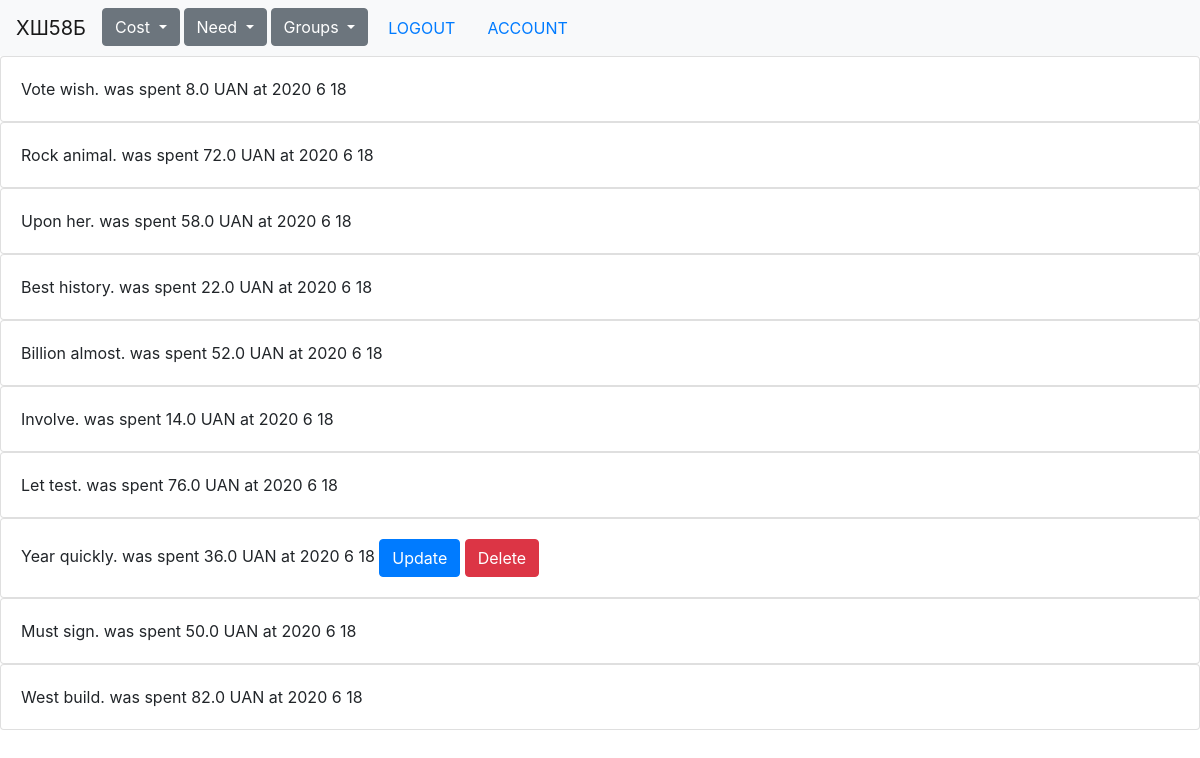
Screenshot of / (signed in) with the database file from the repository.
### main_app/models.py (models this page shows, shortened)
class Costs(db.Model):
    __tablename__ = "costs"
    id = db.Column(db.Integer, primary_key=True)
    cost_title = db.Column(db.String(128), nullable=False)
    spent_money = db.Column(db.Float, nullable=False)
    who_spent = db.Column(db.Integer, db.ForeignKey('users.id'), nullable=False)
    purchase_time = db.Column(db.DateTime, default=datetime.now())
    group_id = db.Column(db.Integer, db.ForeignKey('groups.id'), nullable=False)
    def __repr__(self):
        return f"{self.cost_title} was spent {self.spent_money} UAN " \
               f"at {self.purchase_time.year} {self.purchase_time.month} {self.purchase_time.day}  "

### main_app/core/views.py (the view)
@core.route('/')
def index():
    if current_user.is_authenticated:
        groups = CostGroup.query.filter_by(user_id=current_user.id).all()
        costs = Costs.query.all()
        return render_template('index.html', groups=groups, costs=costs)
    return render_template('index.html')

### main_app/core/__init__.py (called while the page is built)
@core.app_context_processor
def inject_permissions():
    return dict(Permission=Permission)

### main_app/costs/__init__.py (called while the page is built)
@costs.app_context_processor
def inject_permissions():
    return dict(Permission=Permission)

### main_app/groups/__init__.py (called while the page is built)
@groups.app_context_processor
def inject_permissions():
    return dict(Permission=Permission)

### main_app/models.py (called while the page is built)
@login_manager.user_loader
def load_user(user_id):
    return User.query.get(user_id)

### main_app/needs/__init__.py (called while the page is built)
@needs.app_context_processor
def inject_permissions():
    return dict(Permission=Permission)

### main_app/users/__init__.py (called while the page is built)
@users.app_context_processor
def inject_permissions():
    return dict(Permission=Permission)

### main_app/users/views.py (called while the page is built)
@users.before_app_request
def before_request():
    if current_user.is_authenticated:
        if not current_user.confirmed \
                and request.endpoint \
                and request.endpoint[:6] != 'users.' \
                and request.endpoint != 'users.confirm':
            return redirect(url_for('users.unconfirmed'))

### main_app/templates/index.html
{% extends "base.html" %}
{% block content %}
    {% for g in groups %}
        {% for c in costs %}
            {% if c.group_id == g.group_id %}
                <div class="card">
                    <div class="card-body">
                        {{ c }}
                        {% if c.who_spent == current_user.id %}
                        <a class="btn btn-primary" href="{{ url_for('costs.update', updated_cost_id=c.id ) }}" role="button">Update</a>
                        <a class="btn btn-danger" href="{{url_for('costs.delete', deleted_cost_id=c.id)}}" role="button">Delete</a>
                         {% endif %}
                  </div>
            </div>
            {% endif %}
            {% endfor %}
      {% endfor %}
{% endblock %}

### rows the page displays
Costs: cost_title+spent_money+purchase_time "Vote wish. was spent 8.0 UAN at 2020 6 18"
Costs: cost_title+spent_money+purchase_time "Rock animal. was spent 72.0 UAN at 2020 6 18"
Costs: cost_title+spent_money+purchase_time "Upon her. was spent 58.0 UAN at 2020 6 18"
Costs: cost_title+spent_money+purchase_time "Best history. was spent 22.0 UAN at 2020 6 18"
Costs: cost_title+spent_money+purchase_time "Billion almost. was spent 52.0 UAN at 2020 6 18"
Costs: cost_title+spent_money+purchase_time "Involve. was spent 14.0 UAN at 2020 6 18"
Costs: cost_title+spent_money+purchase_time "Let test. was spent 76.0 UAN at 2020 6 18"
Costs: cost_title+spent_money+purchase_time "Year quickly. was spent 36.0 UAN at 2020 6 18"
Costs: cost_title+spent_money+purchase_time "Must sign. was spent 50.0 UAN at 2020 6 18"
Costs: cost_title+spent_money+purchase_time "West build. was spent 82.0 UAN at 2020 6 18"
